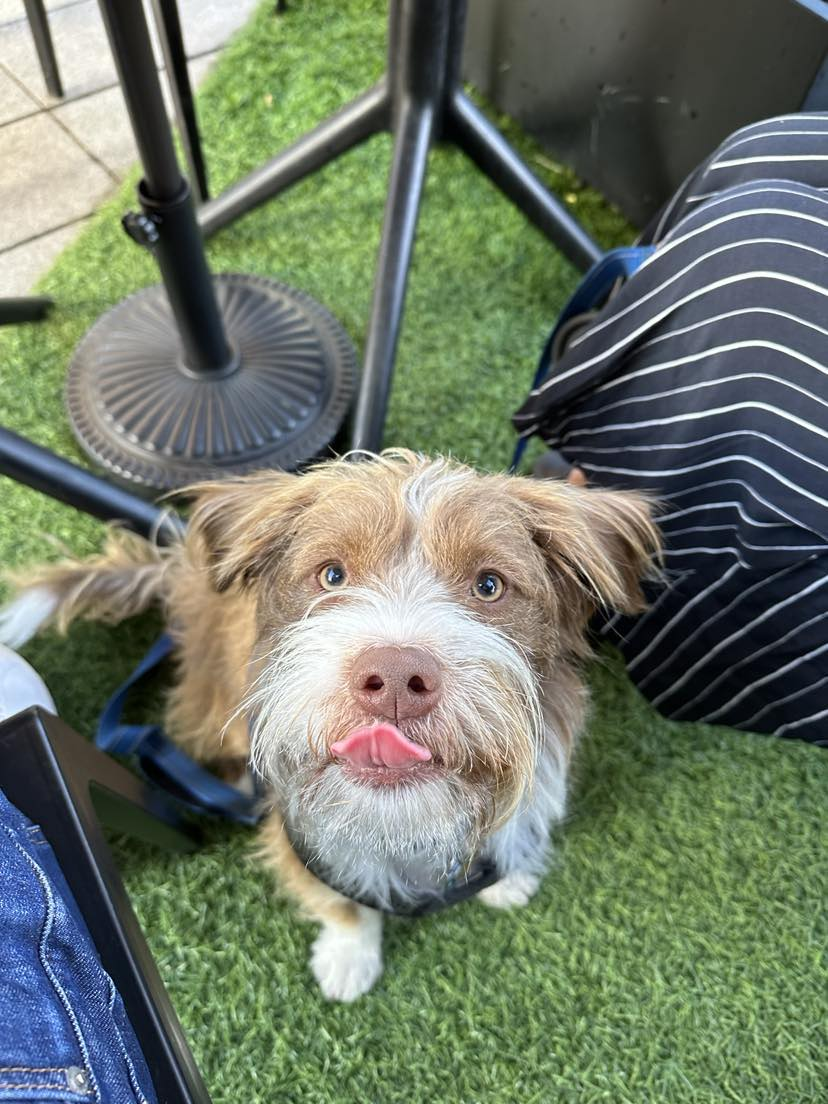
#> input picture Chapter2/images_for_svd/EthanHawke.jpg, 828 x 1104 px, found by its file name
$ jupyter execute 'SVD image compression.ipynb'
#> lines starting #> are read from the running program, lines starting #| are printed output that depends on the picture
### Singular Value Decomposition Examples

Recall that the singular value decomposition of a matrix $A \in \mathbb{R}^{n\times m}$ by writing it as
$$
A = U \Sigma V^T
$$
where $U\in \mathbb{R}^{n\times r}$, $V\in \mathbb{R}^{m\times r}$ and $\Sigma\in \mathbb{R}^{r\times r}$ is a diagonal matrix:
$$
\Sigma = \begin{bmatrix}
\sigma_1 &0 &0 &\dots&0\\
0&\sigma_2 &0&\dots&0\\
0 &0&\sigma_3 &\dots&0\\
\vdots && \ddots &&\vdots\\
0&0&\dots &0&\sigma_r
\end{bmatrix},\qquad\sigma_1\ge\sigma_2\ge\dotsm\sigma_r>0.
$$

[cell 1]
from IPython.display import Image
import PIL
import numpy as np
import matplotlib.pyplot as plt

[cell 2]
im = PIL.Image.open(".\images_for_svd\EthanHawke.jpg").convert('L')
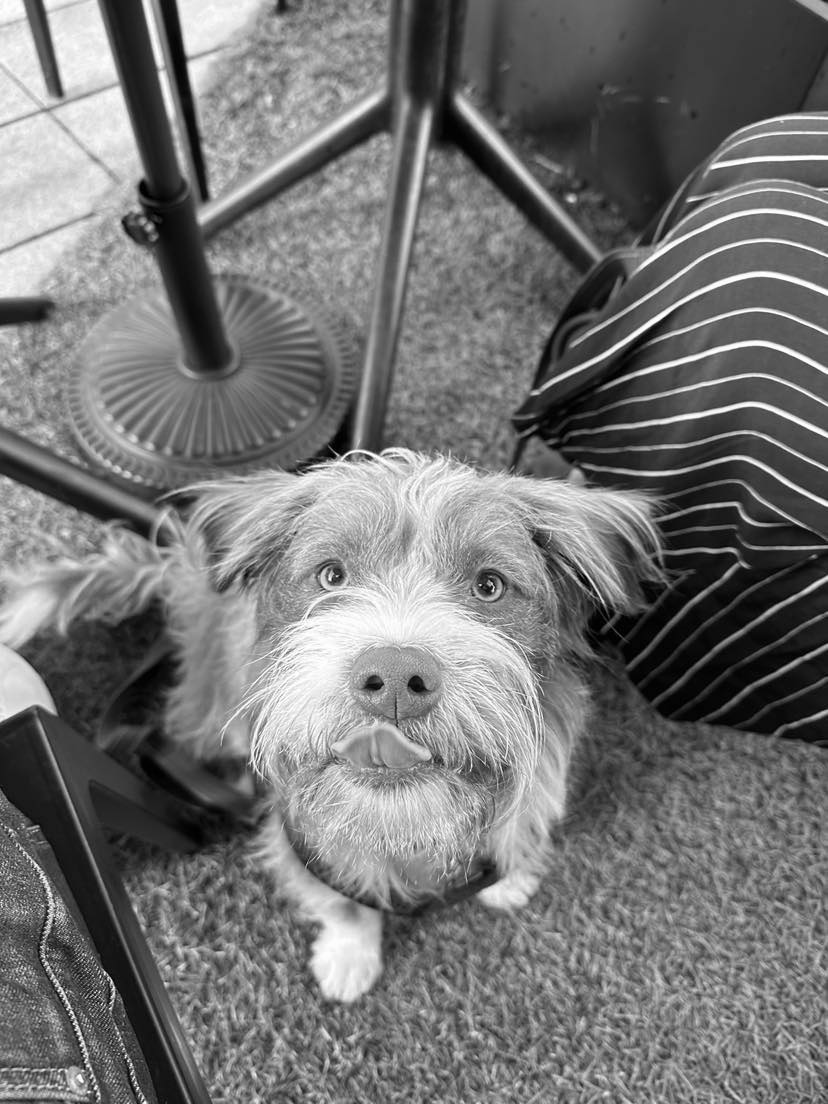
#> im: PIL image 828x1104 L; min 0, max 255, mean 116
IM = PIL.Image.open(".\images_for_svd\EthanHawke.jpg")
#> IM is the input picture: PIL image 828x1104 RGB; mean R, G, B 110.6, 121, 104.1

[cell 3]
plt.figure(figsize = (15,15))
#> (this line was passed over: IPython is not available in this run)
plt.imshow(im, cmap=plt.get_cmap('gray'))
#> (this line was passed over: IPython is not available in this run)
plt.savefig(".\images_for_svd\grayscaleFull.png")
#> (this line was passed over: IPython is not available in this run)

[cell 4]
A = np.asarray(im)
A.shape
#> Out = (1104, 828)

[cell 5]
(U,Sigma, V) = np.linalg.svd(A,full_matrices=False)
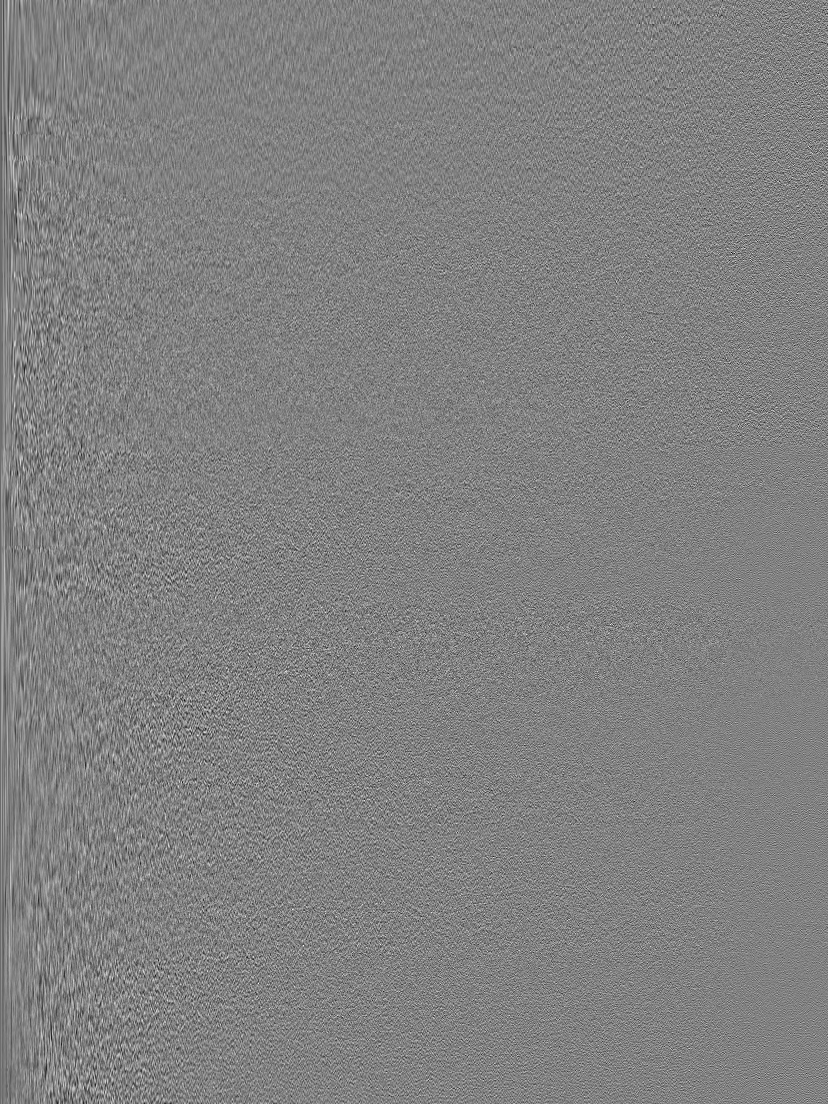
#> U: shape (1104, 828) float64; min -0.189, max 0.183, mean -3.66e-05; drawn with min black and max white
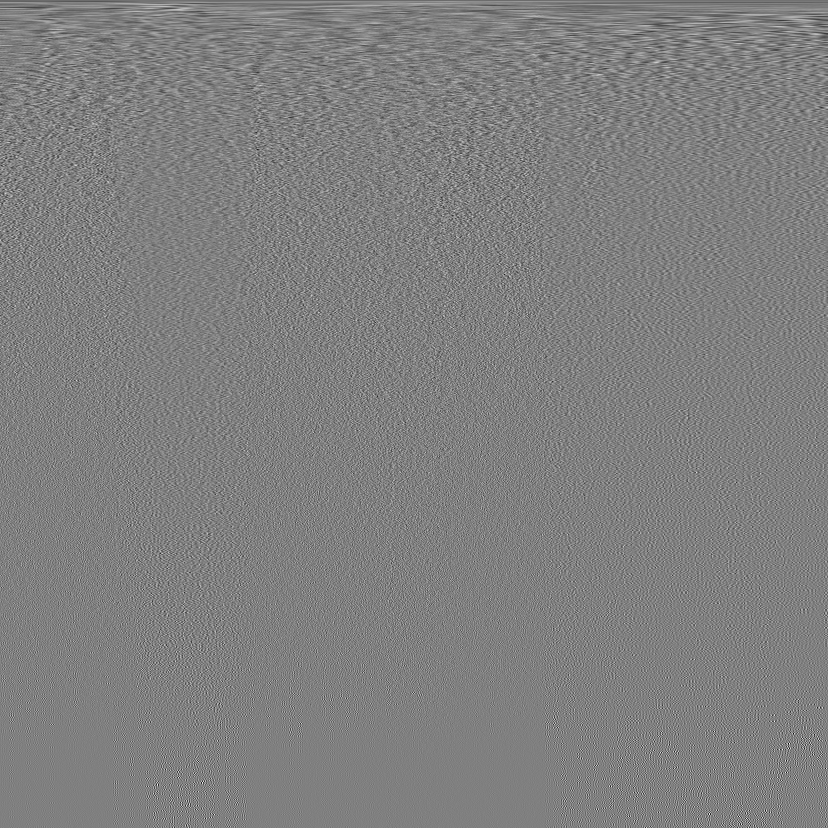
#> V: shape (828, 828) float64; min -0.25, max 0.248, mean -5.34e-05; drawn with min black and max white
#> Sigma = 828 values, max 113909.3 at index 0, min 2.78 at index 827, mean 751.6
print(U.shape)
#| (1104, 828)
print(V.shape)
#| (828, 828)
print(np.linalg.matrix_rank(A))
#| 828

[cell 6]
plt.figure(figsize = (15,10))
#> (this line was passed over: IPython is not available in this run)
plt.yscale('log')
#> (this line was passed over: IPython is not available in this run)
plt.plot([t for t in range(828)], Sigma,linewidth = 5 )
#> (this line was passed over: IPython is not available in this run)

[cell 7]
k = 150
B = np.matmul(np.matmul(U[:,0:k], np.diag(Sigma[0:k])),V[0:k,:])
plt.figure(figsize = (10,10))
#> (this line was passed over: IPython is not available in this run)
plt.imshow(B, cmap = plt.get_cmap('gray'))
plt.show()
